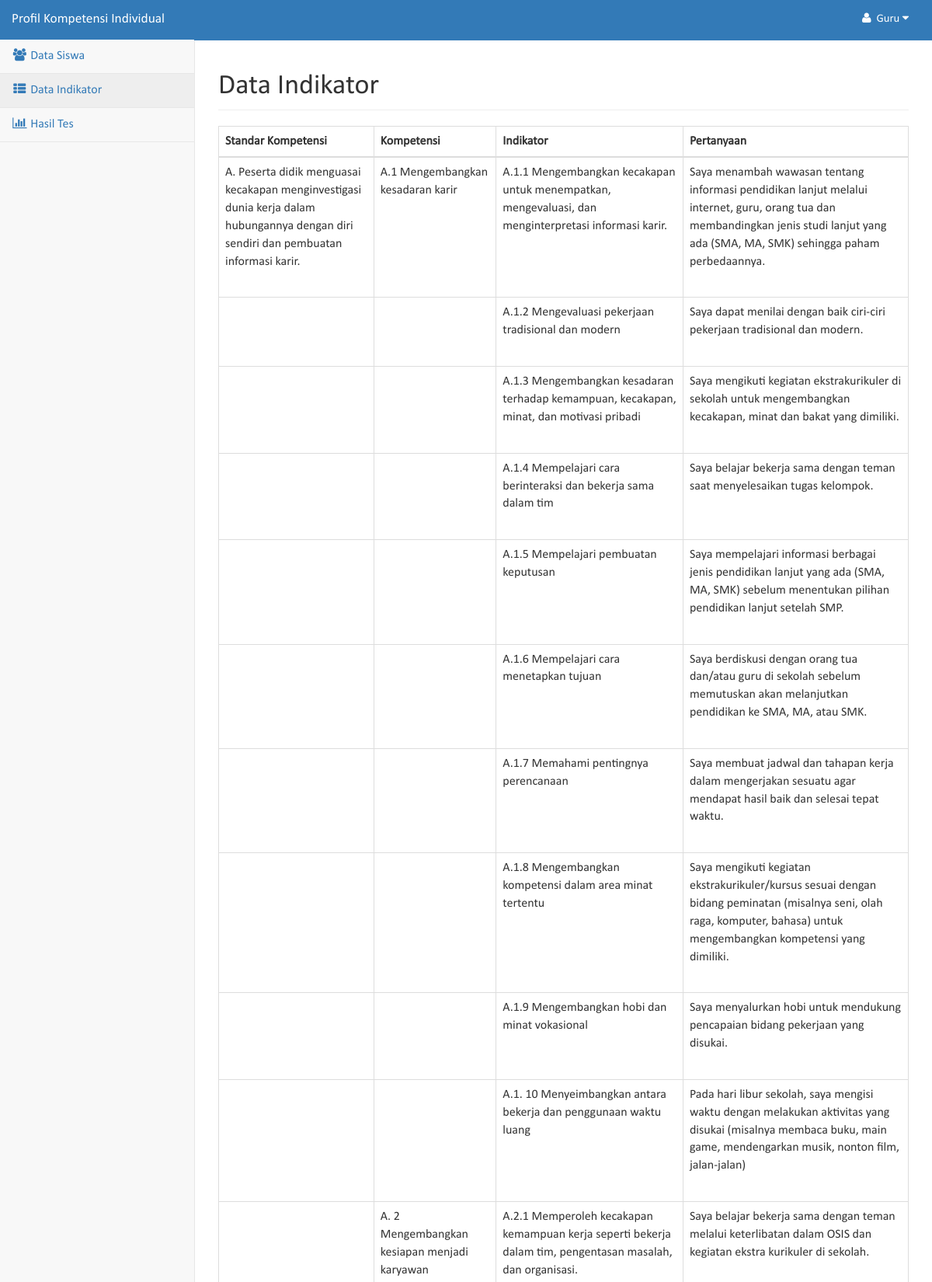
/data_indikator (signed in, upper part), run on the app's committed database.
### tables this page shows
CREATE TABLE `pertanyaan` (
  `id` int(11) NOT NULL,
  `standar_kompetensi_id` int(11) DEFAULT '0',
  `kompetensi_id` int(11) DEFAULT '0',
  `indikator_id` int(11) DEFAULT '0',
  `teks` text,
  `jenis` enum('standar','kompetensi','indikator','pertanyaan') DEFAULT NULL
);

### engine/db.php (called while the page is built, shortened)
<?php
	$connection = mysqli_connect('localhost:3406', 'root', '');
	mysqli_select_db($connection, 'potensi');
	function toarray($mres){
		$data = array();
		while($item = mysqli_fetch_object($mres))
			$data[] = $item;
		return $data;
	}
	function query($Q, $with_result=true){
		global $connection;
		$res = mysqli_query($connection, $Q) or die($Q . '<br/>' . mysqli_error($connection));
		if($with_result)
			return toarray($res);
		else
			return mysqli_insert_id($connection);
	}
	function select($table, $condition=null){
		$condition = empty($condition) ? '':' WHERE ' . $condition;
		return query("SELECT * FROM $table $condition");
	}

### modules/modul_indikator.php (called while the page is built, shortened)
<?php
	$data = select( "pertanyaan", "jenis='standar'" );
	foreach($data as &$sta_kom) {
		$kompetensi = select( "pertanyaan", "jenis='kompetensi' AND standar_kompetensi_id=" . $sta_kom->id);
		foreach($kompetensi as &$kom) {
			$indikator = select( "pertanyaan", "jenis='indikator' AND kompetensi_id=" . $kom->id);
			foreach($indikator as &$ind) {
				$tanya = select( "pertanyaan", "jenis='pertanyaan' AND indikator_id=" . $ind->id);
			}
		}
	}

### templates/modul_indikator.php (the view, shortened to what this page needs)
<?php include "layout/header.php"; ?>
<?php include "layout/sidemenu.php"; ?>
    <link href="./assets/js/datatables/media/css/jquery.dataTables.min.css" rel="stylesheet">
    <link href="./assets/js/datatables/media/css/dataTables.bootstrap.min.css" rel="stylesheet">
    <div class="row">
        <div class="col-lg-12">
            <h1 class="page-header">Data Indikator</h1>
        </div>
    </div>
    <div class="row">
        <div class="col-md-12">
            <table class="table table-bordered" id="table-data">
                <thead>
                    <tr>
                        <th>Standar Kompetensi</th><th>Kompetensi</th><th>Indikator</th><th>Pertanyaan</th>
                    </tr>
                </thead>
                <tbody>
                    <?php foreach($data as $rw=>$item): ?>
                    <tr>
                        <td>
                            <?php echo $item->teks; ?>
                            <br/>
                        </td>
                        <?php if( count($item->kompetensi)>0 ): ?>
                            <?php foreach($item->kompetensi as $x_ko=>$ko): ?>
                                <?php
                                    if( $x_ko>0 ) {
                                        echo '<tr><td></td>';
                                    }
                                ?>
                                <td>
                                    <?php echo $ko->teks; ?>
                                    <br/>
                                </td>
                                <?php if( count($ko->indikator)>0 ): ?>
                                    <?php foreach($ko->indikator as $x_in=>$in): ?>
                                        <?php
                                            if( $x_in>0 ) {
                                                echo '<tr><td></td><td></td>';
                                            }
                                        ?>
                                        <td>
                                            <?php echo $in->teks; ?>
                                            <br/>
                                        </td>
                                        <?php if( count($in->pertanyaan)>0 ): ?>
                                            <?php foreach($in->pertanyaan as $x_pe=>$pe): ?>
                                                <td>
                                                    <?php echo $pe->teks; ?>
                                                    <br/>
                                                </td>
                                            <?php endforeach; ?>
                                        <?php else: ?>
                                            <td></td>
                                        </tr>
                                        <?php endif; ?>
                                    <?php endforeach; ?>
                                <?php else: ?>
                                    <td></td>
                                    <td></td>
                                </tr>
                                <?php endif; ?>
                            <?php endforeach; ?>
                        <?php endif; ?>
                    <?php endforeach;?>
                </tbody>
            </table>
        </div>
    </div>
<?php include "layout/footer.php"; ?>

### assets/css/sb-admin-2.css (style rules this page uses)
body { background-color: #f8f8f8; font-family: calibri; }
div, p, span, input, label { font-family: calibri; }
.table th, .table td { font-size: 12pt; }

### data on the page
pertanyaan: teks "A. Peserta didik menguasai kecakapan menginvestigasi dunia kerja dalam hubungannya dengan diri sendiri dan pembuatan informasi karir."
pertanyaan: teks "A.1 Mengembangkan kesadaran karir"
pertanyaan: teks "A.1.1 Mengembangkan kecakapan untuk menempatkan, mengevaluasi, dan menginterpretasi informasi karir."
pertanyaan: teks "Saya menambah wawasan tentang informasi pendidikan lanjut melalui internet, guru, orang tua dan membandingkan jenis studi lanjut yang ada (SMA, MA, SMK) sehingga paham perbedaannya."
pertanyaan: teks "A.1.2 Mengevaluasi pekerjaan tradisional dan modern"
pertanyaan: teks "Saya dapat menilai dengan baik ciri-ciri pekerjaan tradisional dan modern."
pertanyaan: teks "A.1.3 Mengembangkan kesadaran terhadap kemampuan, kecakapan, minat, dan motivasi pribadi"
pertanyaan: teks "Saya mengikuti kegiatan ekstrakurikuler di sekolah untuk mengembangkan kecakapan, minat dan bakat yang dimiliki."
pertanyaan: teks "A.1.4 Mempelajari cara berinteraksi dan bekerja sama dalam tim"
pertanyaan: teks "Saya belajar bekerja sama dengan teman saat menyelesaikan tugas kelompok."
pertanyaan: teks "A.1.5 Mempelajari pembuatan keputusan"
pertanyaan: teks "Saya mempelajari informasi berbagai jenis pendidikan lanjut yang ada (SMA, MA, SMK) sebelum menentukan pilihan pendidikan lanjut setelah SMP."
pertanyaan: teks "A.1.6 Mempelajari cara menetapkan tujuan"
pertanyaan: teks "Saya berdiskusi dengan orang tua dan/atau guru di sekolah sebelum memutuskan akan melanjutkan pendidikan ke SMA, MA, atau SMK."
pertanyaan: teks "A.1.7 Memahami pentingnya perencanaan"
pertanyaan: teks "Saya membuat jadwal dan tahapan kerja dalam mengerjakan sesuatu agar mendapat hasil baik dan selesai tepat waktu."
pertanyaan: teks "A.1.8 Mengembangkan kompetensi dalam area minat tertentu"
pertanyaan: teks "Saya mengikuti kegiatan ekstrakurikuler/kursus sesuai dengan bidang peminatan (misalnya seni, olah raga, komputer, bahasa) untuk mengembangkan kompetensi yang dimiliki."
pertanyaan: teks "A.1.9 Mengembangkan hobi dan minat vokasional"
pertanyaan: teks "Saya menyalurkan hobi untuk mendukung pencapaian bidang pekerjaan yang disukai."
pertanyaan: teks "A.1. 10 Menyeimbangkan antara bekerja dan penggunaan waktu luang"
pertanyaan: teks "Pada hari libur sekolah, saya mengisi waktu dengan melakukan aktivitas yang disukai (misalnya membaca buku, main game, mendengarkan musik, nonton film, jalan-jalan)"
pertanyaan: teks "A. 2 Mengembangkan kesiapan menjadi karyawan"
pertanyaan: teks "A.2.1 Memperoleh kecakapan kemampuan kerja seperti bekerja dalam tim, pengentasan masalah, dan organisasi."
pertanyaan: teks "Saya belajar bekerja sama dengan teman melalui keterlibatan dalam OSIS dan kegiatan ekstra kurikuler di sekolah."

### other printed values
APPLICATION_TITLE "Profil Kompetensi Individual"
$user_session->profile->nama "Guru"
